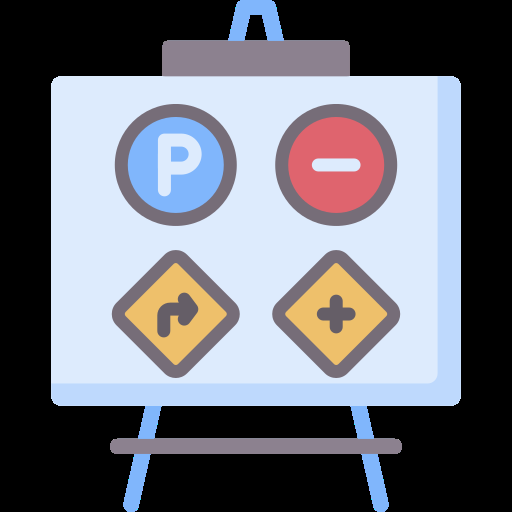
%> input picture Code/Images/traffic-signal.png, 512 x 512 px
$ octave --eval "result = segmentacioGris(imread('../Images/traffic-signal.png'));"   (GNU Octave 9; MATLAB toolbox functions it lacks are replaced by stand-ins)
%> lines starting %> are read from the running program, lines starting %| are printed output that depends on the picture
function imageSegmented = segmentacioGris(im)

    % Filtro Media (Vector de tamaño)
    H1 = fspecial('average', [2 2]);

    % Aplicamos el filtro a la imagen deseada
    im1 = imfilter(im, H1);
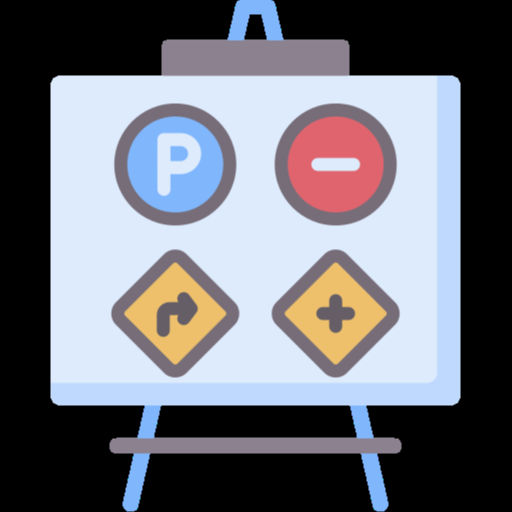
%> im1: size 512x512x3 uint8; mean R, G, B 111.2, 113.3, 122.3; mean of the top-left, top-right, bottom-left and bottom-right quarters 130.2, 123.3, 105, 104


    imgray = rgb2gray(im1);
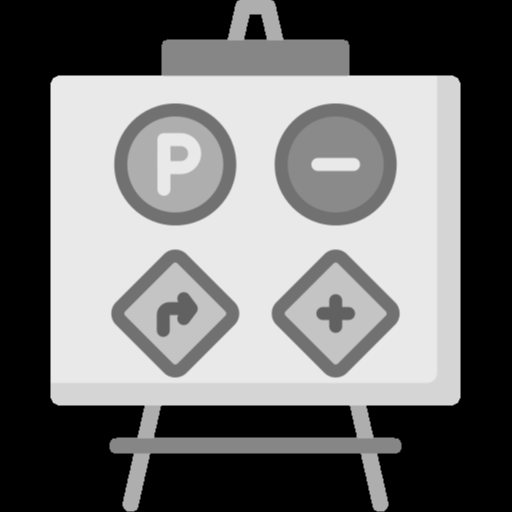
%> imgray: size 512x512 uint8; min 0, max 235, mean 113.8


    imageSegmented = imgray;
%> (the run ends here)
